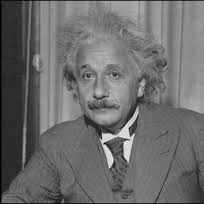
#> input picture image.jpg, 204 x 204 px
$ jupyter execute Dimensionality_Reduction.ipynb
#> lines starting #> are read from the running program, lines starting #| are printed output that depends on the picture
[cell 1]
import numpy as np
import matplotlib.pyplot as plt
import cv2

[cell 2]
img = cv2.imread('image.jpg',0)
#> img is the input picture: shape (204, 204); min 0, max 241, mean 108
plt.figure(figsize=(7,7))
plt.imshow(img,'gray')
plt.xticks([])
plt.yticks([])
plt.show()

[cell 3]
x_meaned = (img - np.mean(img , axis = 0))
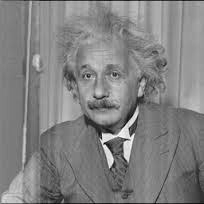
#> x_meaned: shape (204, 204) float64; min -118, max 112.8, mean 0; drawn with min black and max white
cov_mat = np.cov(x_meaned.T)
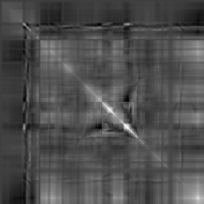
#> cov_mat: shape (204, 204) float64; min -622.2, max 1922.5, mean 159; drawn with min black and max white
eigen_values , eigen_vectors = np.linalg.eig(cov_mat)
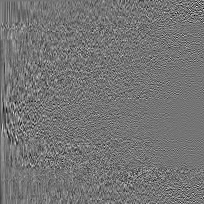
#> eigen_vectors: shape (204, 204) float64; min -0.365, max 0.43, mean 5.15e-05; drawn with min black and max white
#> eigen_values = 204 values, max 51568.1 at index 0, min 1.9e-13 at index 197, mean 703.6
sorted_index = np.argsort(eigen_values)[::-1]
#> sorted_index = 204 values, max 203 at index 197, min 0 at index 0, mean 101.5
eigen_values = eigen_values[sorted_index]
#> eigen_values = 204 values, max 51568.1 at index 0, min 1.9e-13 at index 203, mean 703.6
eigen_vectors = eigen_vectors[:,sorted_index]
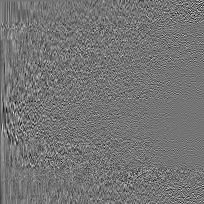
#> eigen_vectors: shape (204, 204) float64; min -0.365, max 0.43, mean 5.15e-05; drawn with min black and max white

explained_var_data_pca = (eigen_values / np.sum(eigen_values))
#> explained_var_data_pca = 204 values, max 0.359 at index 0, min 1.32e-18 at index 203, mean 0.0049

s = 0
sum = []
for i in range(len(eigen_values)):
  s = s + explained_var_data_pca[i]*100
  sum.append(s)
#> this loop made 204 passes
#> s on passes 1 to 3: 35.93, 47.13, 55.91
#> after the loop, s = 100; sum = 204 values from 35.93 to 100

num_components_95= [x for x in range(len(sum)) if sum[x] > 95][0]
#> num_components_95 = 26

plt.figure(figsize=(15, 5))
plt.grid(axis='x')
plt.xlabel('Number of Components')
plt.ylabel('Cumulative variance (%)')
plt.plot(range(1,len(eigen_values)+1),sum,marker='o', linestyle='--', color='b')
plt.axhline(y=95, color='r', linestyle='-')
plt.text(50, 88, '95% cut-off threshold', color = 'red', fontsize=16)
plt.axvline(x=num_components_95 , color='r', linestyle='-')
plt.text(30, 50, '{} Components'.format(num_components_95), color = 'red', fontsize=16)
plt.show()
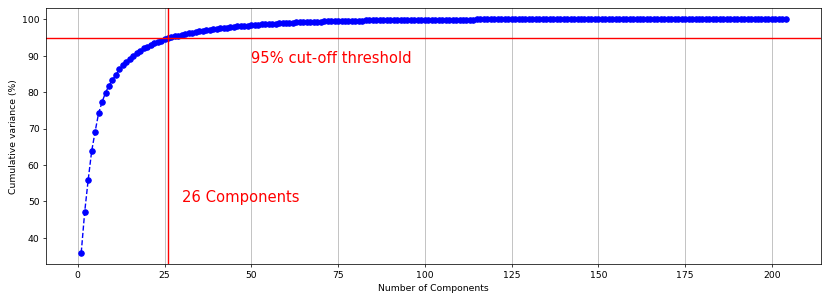
#> figure drawn by matplotlib, 1 panel; curve peaks at x = 203, y = 100

eigen_vectors = eigen_vectors[:,0:num_components_95]
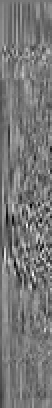
#> eigen_vectors: shape (204, 26) float64 (shown 2 times larger); min -0.318, max 0.361, mean 0.000374; drawn with min black and max white

img_pca = np.dot(np.dot(img, eigen_vectors),eigen_vectors.T)
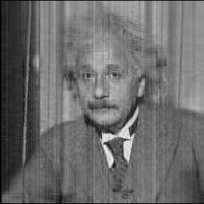
#> img_pca: shape (204, 204) float64; min 1.33, max 249.7, mean 107.5

[cell 4]
# data = np.reshape(img,img.shape)

img_pca = np.reshape(img_pca,img.shape)
plt.figure(figsize=(12,12))
plt.subplot(1,2,1)
plt.title("Main image with 204 Components")
plt.imshow(img,'gray')
plt.subplot(1,2,2)
plt.imshow(img_pca,'gray')
plt.title("Reconstructed image with 26 Components")
plt.show()
